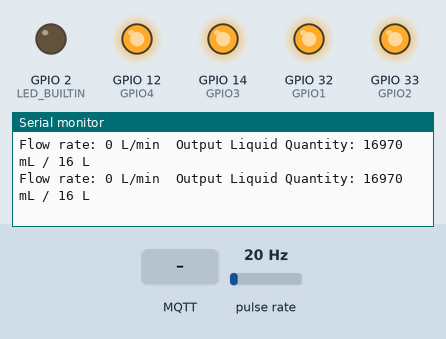
Simulated run of this sketch. Board: ESP32. Shown: output pins drawn as LEDs (lit = HIGH), the last lines printed to the serial monitor. Wiring (inferred from the names in the program): pulse sensor: data GPIO 13. The inputs (shaded band) are chosen by the test bench; at power-on: pulse rate 20 Hz. WiFi joins after 1.5 s; servers stay silent unless stated; no MQTT or app messages arrive unless stated.

Above: at 2.7 s.
2.8 s: pulse rate (sensor on GPIO 13) set to 4 Hz
At 3.4 s:
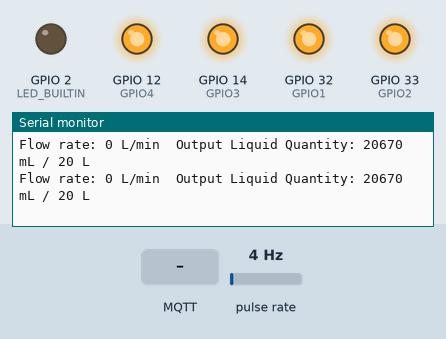
5.8 s: MQTT message "SLT#54321" arrives on the first subscribed topic
At 6.3 s:
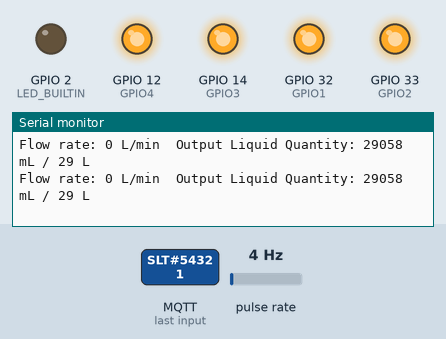
7.3 s: MQTT message "getGpioStatus1" arrives on the first subscribed topic
At 8.1 s:
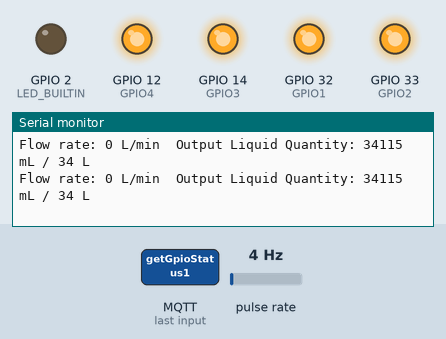
10.3 s: pulse rate (sensor on GPIO 13) set to 50 Hz
At 10.8 s:
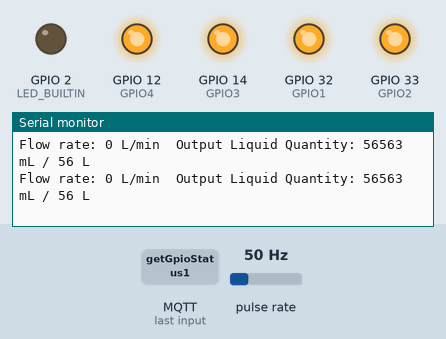
13.3 s: MQTT message "getGpioStatus2" arrives on the first subscribed topic
Timing chart, 0 to 14.5 s (numbered marks = the images above; inputs shaded):
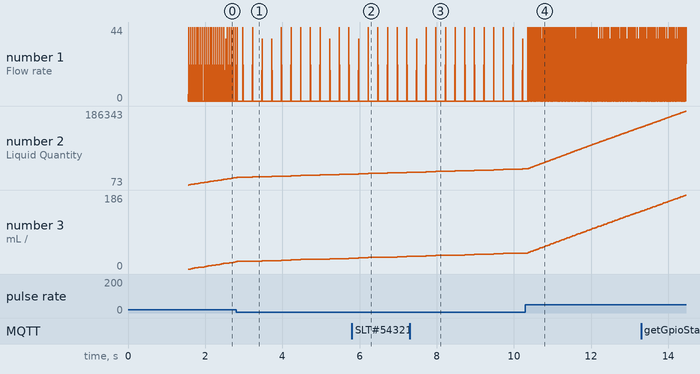

The sketch:

Solenoids_And_Flowmete_03.ino
```cpp
#include <PubSubClient.h>
#include <ArduinoJson.h>
#include <WiFi.h>

#define WIFI_AP "NONE" // "Lb"
#define WIFI_PASS "reno0302" // "SLT#54321"

#define TOKEN "WmqYfL6H16TpjYihOx8A"
#define MQTT_SERVER "thingsboard.cloud"
#define MQTT_PORT 1883

#define GPIO1 32
#define GPIO2 33
#define GPIO3 14
#define GPIO4 12
#define GPIO1_PIN 1
#define GPIO2_PIN 2
#define GPIO3_PIN 3
#define GPIO4_PIN 4

#define LED_BUILTIN 2
#define SENSOR 13 // flow sensor input pin

constexpr uint32_t MAX_MESSAGE_SIZE = 1024U;

WiFiClient wifiClient;
PubSubClient client(wifiClient);

boolean gpioState[] = {false, false, false, false};

// Flow meter variables
long currentMillis = 0;
long previousMillis = 0;
int interval = 1;
boolean ledState = LOW;
float calibrationFactor = 4.5;
volatile byte pulseCount;
byte pulse1Sec = 0;
float flowRate;
unsigned int flowMilliLitres;
unsigned long totalMilliLitres;
float totalLitres; // Add this line

void IRAM_ATTR pulseCounter() {
  pulseCount++;
}

void setup() {
  Serial.begin(115200);
  Serial.println("Hello, ESP32!");

  // Set GPIO pins to OUTPUT and ensure they are off initially
  pinMode(GPIO1, OUTPUT);
  digitalWrite(GPIO1, HIGH);
  pinMode(GPIO2, OUTPUT);
  digitalWrite(GPIO2, HIGH);
  pinMode(GPIO3, OUTPUT);
  digitalWrite(GPIO3, HIGH);
  pinMode(GPIO4, OUTPUT);
  digitalWrite(GPIO4, HIGH);

  pinMode(LED_BUILTIN, OUTPUT);
  pinMode(SENSOR, INPUT_PULLUP);

  pulseCount = 0;
  flowRate = 0.0;
  flowMilliLitres = 0;
  totalMilliLitres = 0;
  totalLitres = 0.0; // Initialize totalLitres
  previousMillis = 0;

  attachInterrupt(digitalPinToInterrupt(SENSOR), pulseCounter, FALLING);   // flow sensor pulse count

  WiFi.begin(WIFI_AP, WIFI_PASS);
  InitWiFi();
  client.setServer(MQTT_SERVER, MQTT_PORT);
  client.setCallback(on_message);

  // Set initial state of GPIO to be off
  for (int i = 0; i < 4; i++) {
    gpioState[i] = false;
  }

  // Publish initial state to ThingsBoard
  publish_gpio_status_to_thingsboard();
}

void on_message(char* topic, byte* payload, unsigned int length) {
  Serial.println("On message");

  String payloadStr;
  for (unsigned int i = 0; i < length; i++) {
    payloadStr += (char)payload[i];
  }

  Serial.println("setGpioStatus: " + payloadStr);
  Serial.println("Topic: " + String(topic));

  DynamicJsonDocument json(256);
  DeserializationError error = deserializeJson(json, payloadStr);

  if (error) {
    Serial.print("deserializeJson() failed: ");
    Serial.println(error.c_str());
    return;
  }

  String methodName = json["method"].as<String>();

  if (methodName.equals("getGpioStatus1")) {
    String responseTopic = String(topic);
    responseTopic.replace("request", "response");
    String data = gpioState[0] ? "true" : "false";
    client.publish(responseTopic.c_str(), data.c_str());
  }
  else if (methodName.equals("getGpioStatus2")) {
    String responseTopic = String(topic);
    responseTopic.replace("request", "response");
    String data = gpioState[1] ? "true" : "false";
    client.publish(responseTopic.c_str(), data.c_str());
  }
  else if (methodName.equals("getGpioStatus3")) {
    String responseTopic = String(topic);
    responseTopic.replace("request", "response");
    String data = gpioState[2] ? "true" : "false";
    client.publish(responseTopic.c_str(), data.c_str());
  }
   else if (methodName.equals("getGpioStatus4")) {
    String responseTopic = String(topic);
    responseTopic.replace("request", "response");
    String data = gpioState[3] ? "true" : "false";
    client.publish(responseTopic.c_str(), data.c_str());
  }
  else if (methodName.equals("setGpioStatus")) {
    set_gpio_status(json["params"]["pin"], json["params"]["enabled"]);
    String responseTopic = String(topic);
    responseTopic.replace("request", "response");
    responseTopic.replace("\"", "");
    Serial.print("Response: ");
    Serial.println(responseTopic);
    String data;

    if (json["params"]["pin"] == 1){
      data = gpioState[0] ? "true" : "false";
      client.publish(responseTopic.c_str(), data.c_str());
    } else if (json["params"]["pin"] == 2){
      data = gpioState[1] ? "true" : "false";
      client.publish(responseTopic.c_str(), data.c_str());
    } else if (json["params"]["pin"] == 3){
      data = gpioState[2] ? "true" : "false";
      client.publish(responseTopic.c_str(), data.c_str());
    } else if (json["params"]["pin"] == 4){
      data = gpioState[3] ? "true" : "false";
      client.publish(responseTopic.c_str(), data.c_str());
    }

    // Publish updated relay statuses as attributes to ThingsBoard
    publish_gpio_status_to_thingsboard();
  }
}

void set_gpio_status(int pin, boolean enabled) {
  if (pin == GPIO1_PIN) {
    digitalWrite(GPIO1, enabled ? LOW : HIGH);
    gpioState[0] = enabled;
  } else if (pin == GPIO2_PIN) {
    digitalWrite(GPIO2, enabled ? LOW : HIGH);
    gpioState[1] = enabled;
  } else if (pin == GPIO3_PIN) {
    digitalWrite(GPIO3, enabled ? LOW : HIGH);
    gpioState[2] = enabled;
  } else if (pin == GPIO4_PIN) {
    digitalWrite(GPIO4, enabled ? LOW : HIGH);
    gpioState[3] = enabled;
  }
}

void InitWiFi() {
  Serial.println("Connecting to AP ...");
  WiFi.begin(WIFI_AP, WIFI_PASS);
  while (WiFi.status() != WL_CONNECTED) {
    delay(500);
    Serial.print(".");
  }
  Serial.println("Connected to AP");
}

void reconnect() {
  while (!client.connected()) {
    int status = WiFi.status();
    if (status != WL_CONNECTED) {
      WiFi.begin(WIFI_AP, WIFI_PASS);
      while (WiFi.status() != WL_CONNECTED) {
        delay(500);
        Serial.print(".");
      }
      Serial.println("Connected to AP");
    }
    Serial.print("Connecting to ThingsBoard node ...");
    if (client.connect("d2877340-fd4f-11ee-8c7f-a31d0e3c99f8", TOKEN, NULL)) {
      Serial.println("[DONE]");
      client.subscribe("v1/devices/me/rpc/request/+");
    } else {
      Serial.print("[FAILED] [ rc = ");
      Serial.print(client.state());
      Serial.println(" : retrying in 5 seconds]");
      delay(5000);
    }
  }
}

void publish_gpio_status_to_thingsboard() {
  DynamicJsonDocument json(256);
  json["GPIO1"] = gpioState[0] ? "true" : "false";
  json["GPIO2"] = gpioState[1] ? "true" : "false";
  json["GPIO3"] = gpioState[2] ? "true" : "false";
  json["GPIO4"] = gpioState[3] ? "true" : "false";
  String strPayload;
  serializeJson(json, strPayload);
  client.publish("v1/devices/me/attributes", strPayload.c_str());
}

void publish_flow_meter_to_thingsboard() { // Flow sensor
  DynamicJsonDocument json(256);
  json["FlowRate"] = flowRate;
  json["TotalMilliLitres"] = totalMilliLitres;
  String strPayload;
  serializeJson(json, strPayload);
  client.publish("v1/devices/me/attributes", strPayload.c_str());
  client.publish("v1/devices/me/telemetry", strPayload.c_str());
}

void loop() {
  if (!client.connected()) {
    reconnect();
  }
  client.loop();

  currentMillis = millis();  // flow sensor calculation begining
  if (currentMillis - previousMillis > interval) {
    pulse1Sec = pulseCount;
    pulseCount = 0;

    flowRate = ((1000.0 / (millis() - previousMillis)) * pulse1Sec) / calibrationFactor;
    //flowrate = -0.0231*(flowrate^2) + 1.9599*flowrate - 41.458 // calibrated value for flowrate
    previousMillis = millis();

    flowMilliLitres = (flowRate / 60) * 1000;
    totalMilliLitres += flowMilliLitres;
    totalLitres = totalMilliLitres / 1000.0;


    Serial.print("Flow rate: ");
    Serial.print(int(flowRate));
    Serial.print(" L/min\t");

    Serial.print("Output Liquid Quantity: ");
    Serial.print(totalMilliLitres);
    Serial.print(" mL / ");
    Serial.print(totalMilliLitres / 1000);
    Serial.println(" L");

    // Publish flow meter data to ThingsBoard
    publish_flow_meter_to_thingsboard();
  }
}
```

Measured:
- after the input at 5.8 s, the serial monitor: prints a new line at once (image 2)
- after the input at 7.3 s, the serial monitor: prints a new line at once (image 3)
- after the input at 10.3 s, the serial monitor: prints a new line after 0.06 s (image 4)
- plotted number 2: 32018 → 40652 after the input at 7.3 s, 40652 → 145373 after the input at 10.3 s
- plotted number 3: 40 → 145 after the input at 10.3 s
